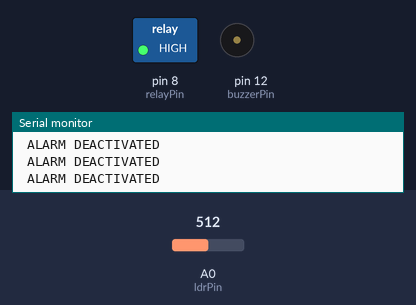
Bench run of a sketch on a simulated Arduino Uno, built with avr-gcc and run on an emulated ATmega328P. Parts: switched loads named in the sketch (green lamp = pin HIGH), buzzer (waves = sounding), the last lines printed to the serial monitor. Inputs (shaded band) come from the test bench; at power-on: A0 (ldrPin) = 512.

Above: at 1.2 s.
1.3 s: A0 (ldrPin) set to 790
2.8 s: A0 (ldrPin) set to 818
At 3.06 s:
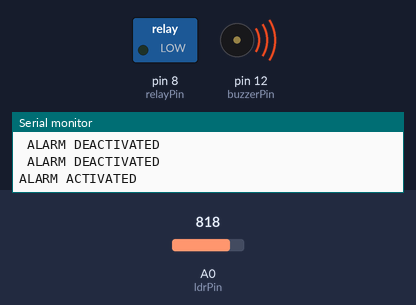
Timing chart, 0 to 11.8 s (numbered marks = the images above; inputs shaded):
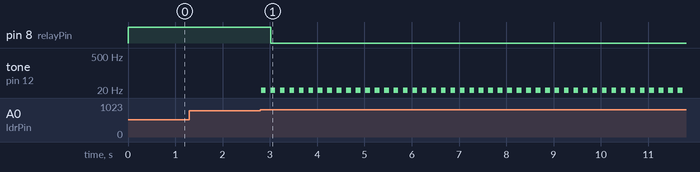

The sketch:

kontrol_relay.ino
```cpp
int relayPin = 8;
int hasil = 9;
int buzzerPin = 12;
int ldrPin = A0;

void setup () {
Serial.begin(9600);
pinMode(relayPin, OUTPUT);
pinMode(buzzerPin, OUTPUT);
pinMode(ldrPin, INPUT);
}

void loop() {
int ldrStatus = analogRead(ldrPin);
if (ldrStatus < 800) {
digitalWrite(relayPin, HIGH);
Serial.println(" ALARM DEACTIVATED ");
hasil = analogRead(A0);
noTone(buzzerPin);
}
else {
tone(buzzerPin, HIGH);
delay(100);
noTone(buzzerPin);
delay(100);
digitalWrite(relayPin, LOW);
Serial.println("ALARM ACTIVATED");
    }
}
```

Measured:
- the behaviour switches between 799 and 800 on A0 (ldrPin) (found by bisection; images 0 and 1)
- after the input at 2.8 s, pin 8 (relayPin): HIGH → LOW after 0.22 s; tone on pin 12 (buzzerPin): alternates 1 Hz for 0.10 s and silent for 0.10 s, starting at once
